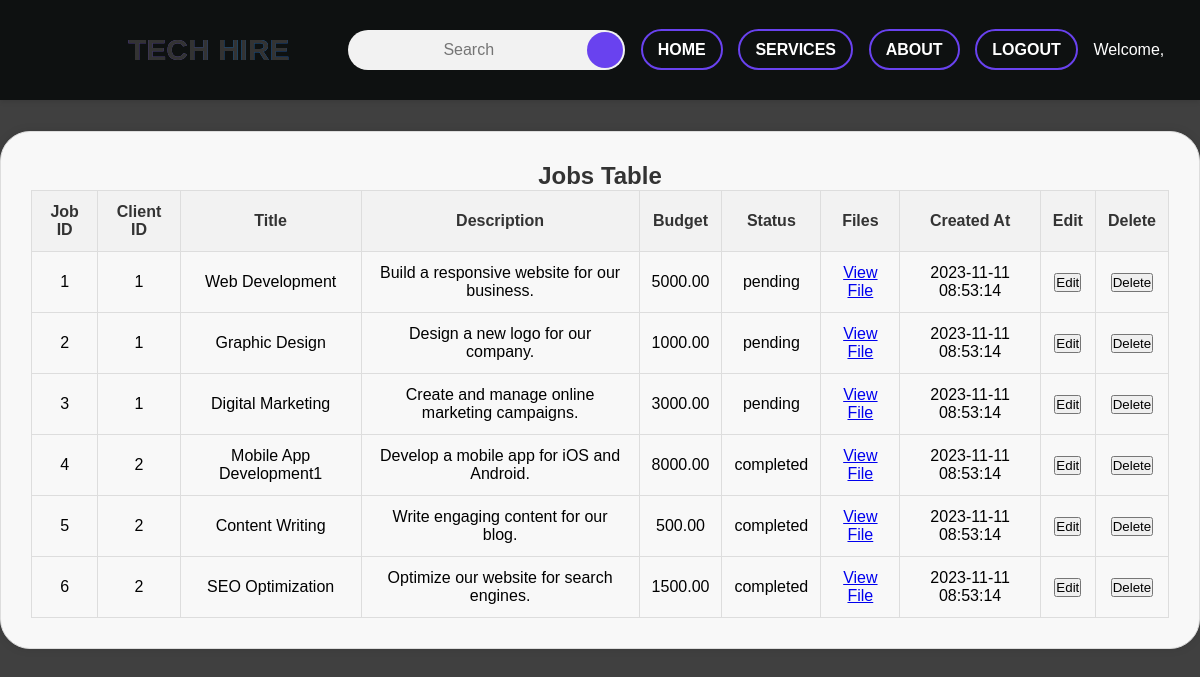
/actions/createjob.php (signed in), run on the app's committed database.
### tables this page shows
CREATE TABLE `jobs` (
  `job_id` int(11) NOT NULL,
  `client_id` int(11) NOT NULL,
  `title` varchar(255) NOT NULL,
  `descriptions` text NOT NULL,
  `budget` decimal(10,2) NOT NULL,
  `status` enum('pending','active','completed','cancelled') NOT NULL DEFAULT 'pending',
  `files` varchar(255) DEFAULT NULL,
  `created_at` timestamp NOT NULL DEFAULT current_timestamp()
);

### actions/createjob.php (the view, shortened to what this page needs)
<!DOCTYPE html>
<html lang="en">
<head>
    <link rel="stylesheet" href="../css/createjob.css">
    <link rel='stylesheet' href="../css/bid.css">
</head>
<body>
<?php
include('../includes/header.php');
include('../includes/connect.php');
if (isset($_SESSION["user_type"])&& $_SESSION["user_type"] == "client") {
    $client_id = null;
    $user_id = $_SESSION["user_id"];
    $clientSql = "SELECT client_id FROM clients WHERE user_id = '$user_id'";
    $clientResult = $conn->query($clientSql);
    if ($clientResult->num_rows > 0) {
        $clientRow = $clientResult->fetch_assoc();
        $client_id = $clientRow['client_id'];
    } else {
        echo "Client not found for the logged-in user.";
    }
    if ($_SERVER['REQUEST_METHOD'] === 'POST' && $client_id !== null) {
        $title = $_POST['title'];
        $description = $_POST['description'];
        $budget = $_POST['budget'];
        $created_at = date('Y-m-d H:i:s');
        $file_name = $_FILES['attached_file']['name'];
        $file_temp = $_FILES['attached_file']['tmp_name'];
        $uploads_dir = $_SERVER['DOCUMENT_ROOT'] . '/project-root/uploads/';
        $destination = $uploads_dir . $file_name;
        if (move_uploaded_file($file_temp, $destination)) {
            $jobSql = "INSERT INTO jobs (client_id, title, descriptions, budget, created_at, files)
                        VALUES ('$client_id', '$title', '$description', '$budget', '$created_at', '$file_name')";
            if ($conn->query($jobSql) === TRUE) {
                echo "<p class=\"access-denied\">Job created successfully.</p>";
            } else {
                echo "Error: " . $conn->error;
            }
        } else {
            echo "File upload failed.";
        }
    }
    if ($client_id !== null) {
        echo "<div class='form-container'>";
        echo "<h2>Create New Job</h2>";
        echo "<form action='' method='post' enctype='multipart/form-data'>
                <label for='title'>Job Title:</label>
                <input type='text' id='title' name='title' required><br>
                <label for='description'>Job Description:</label>
                <textarea id='description' name='description' rows='4' required></textarea><br>
                <label for='budget'>Budget:</label>
                <input type='number' id='budget' name='budget' min='0' step='100' required><br>
                <label for='attached_file'>Attach File:</label>
                <input type='file' id='attached_file' name='attached_file'><br>
                <input type='submit' value='Submit'>
              </form>";
        echo "</div>";
    }
} elseif (isset($_SESSION["user_type"]) && $_SESSION["user_type"] == "admin") {
    echo "<div class='table-container'>";
    echo "<h2>Jobs Table</h2>";
    $sqlJobs = "SELECT * FROM jobs";
    $resultJobs = $conn->query($sqlJobs);
    if ($resultJobs && $resultJobs->num_rows > 0) {
        echo "<table id='jobsTable' style='color: black;'>";
        echo "<tr>
                  <th>Job ID</th>
                  <th>Client ID</th>
                  <th>Title</th>
                  <th>Description</th>
                  <th>Budget</th>
                  <th>Status</th>
                  <th>Files</th>
                  <th>Created At</th>
                  <th>Edit</th>
                  <th>Delete</th>
              </tr>";
        while ($rowJob = $resultJobs->fetch_assoc()) {
            echo "<tr>
                      <td>{$rowJob['job_id']}</td>
                      <td>{$rowJob['client_id']}</td>
                      <td>{$rowJob['title']}</td>
                      <td>{$rowJob['descriptions']}</td>
                      <td>{$rowJob['budget']}</td>
                      <td>{$rowJob['status']}</td>
                      <td><a href='../actions/view_file.php?file_name={$rowJob['files']}'>View File</a></td>
                      <td>{$rowJob['created_at']}</td>
                      <td><form action='editjob.php' method='get'>
                            <input type='hidden' name='job_id' value='{$rowJob['job_id']}'>
                            <input type='submit' value='Edit'>
                          </form></td>
                      <td><form action='deletejob.php' method='get'>
                            <input type='hidden' name='job_id' value='{$rowJob['job_id']}'>
                            <input type='submit' value='Delete'>
                          </form></td>
                  </tr>";
        }
        echo "</table>";
    } else {
        echo "<p>No jobs found.</p>";
    }
} else {
    echo "<p class=\"access-denied\">Access Denied Please Login.</p>";
}
?>
</body>
</html>

### css/createjob.css (style rules this page uses)
body { margin: 0; padding: 0; box-sizing: border-box; font-family: "Poppins, sans-serif"; height: 100vh; background-image: linear-gradient(rgba(0, 0, 0, 0.75), rgba(0, 0, 0, 0.75)), url(../images/purplesignup.jpg); background-size: cover; background-position: center; display: flex; align-items: center; justify-content: center; color: #fff; text-align: center; }
.table-container, .form-container { min-width: 500px; max-height: 80%; overflow-y: auto; padding: 30px; background-color: #f8f8f8; border: 1px solid #ddd; border-radius: 30px; box-shadow: 0 0 10px rgba(0, 0, 0, 0.1); text-align: left; margin-bottom: 20px; }
.form-container h2, .table-container h2 { text-align: center; color: #333; }
#jobsTable { width: 100%; border-collapse: collapse; color: black; }
#jobsTable th, #jobsTable td { border: 1px solid #ddd; padding: 12px; text-align: center; }
#jobsTable th { background-color: #f2f2f2; color: #333; }
#jobsTable td { text-align: center; border: 1px solid #ddd; padding: 12px; color: black; }

### css/bid.css (style rules this page uses)
:root { --primary-color: #6942ef; --secondary-color: #4caf50; --background-color: #f8f8f8; --text-color: #333; }
body { margin: 0; padding: 0; box-sizing: border-box; font-family: "Poppins, sans-serif"; height: 100vh; background-image: linear-gradient(rgba(0, 0, 0, 0.75), rgba(0, 0, 0, 0.75)), url(../images/purplesignup.jpg); background-size: cover; background-position: center; display: flex; align-items: center; justify-content: center; color: var(--text-color); text-align: center; }

### css/header.css (style rules this page uses)
* { margin: 0; padding: 0; box-sizing: border-box; font-family: Arial; }
body { background-size: cover; height: 100vh; background-position: center; }

### data on the page
jobs: job_id "1", client "1", title "Web Development", descriptions "Build a responsive website for our business.", budget "5000.00", status "pending", created_at "2023-11-11 08:53:14"
jobs: job_id "2", client "1", title "Graphic Design", descriptions "Design a new logo for our company.", budget "1000.00", status "pending", created_at "2023-11-11 08:53:14"
jobs: job_id "3", client "1", title "Digital Marketing", descriptions "Create and manage online marketing campaigns.", budget "3000.00", status "pending", created_at "2023-11-11 08:53:14"
jobs: job_id "4", client "2", title "Mobile App Development1", descriptions "Develop a mobile app for iOS and Android.", budget "8000.00", status "completed", created_at "2023-11-11 08:53:14"
jobs: job_id "5", client "2", title "Content Writing", descriptions "Write engaging content for our blog.", budget "500.00", status "completed", created_at "2023-11-11 08:53:14"
jobs: job_id "6", client "2", title "SEO Optimization", descriptions "Optimize our website for search engines.", budget "1500.00", status "completed", created_at "2023-11-11 08:53:14"
